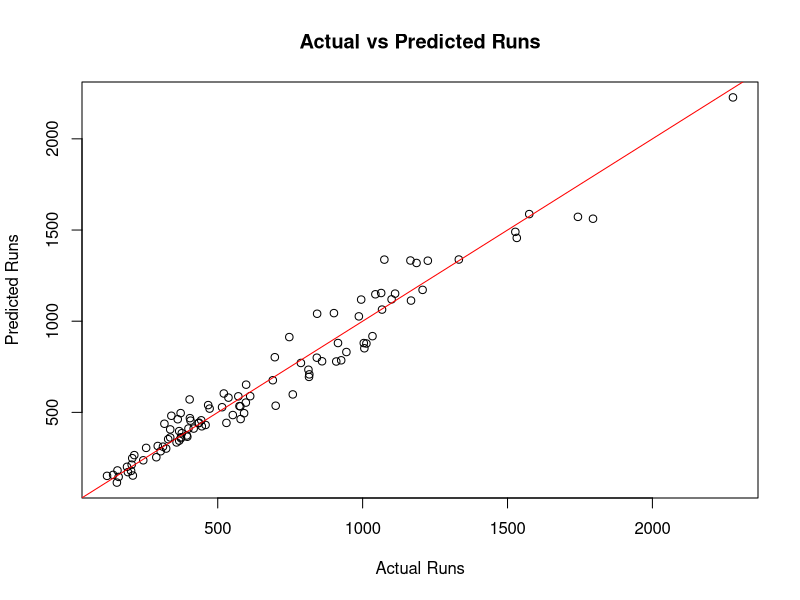
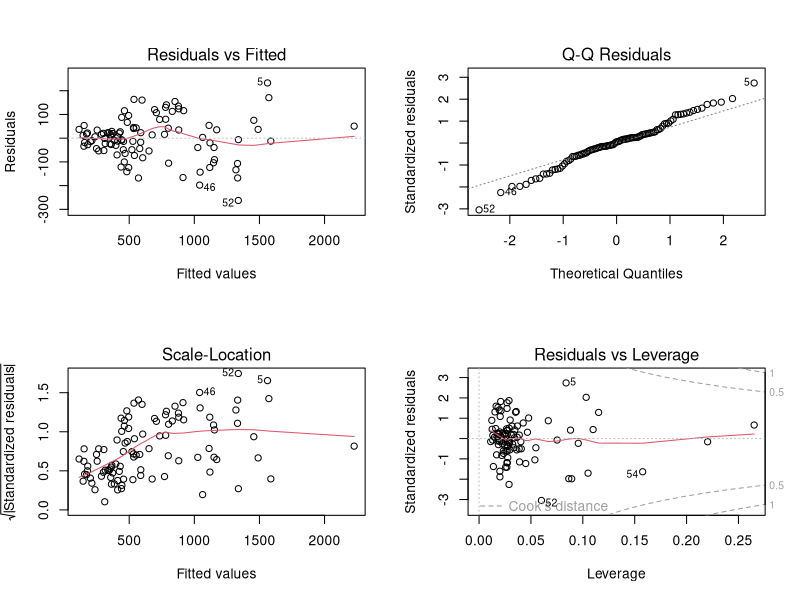
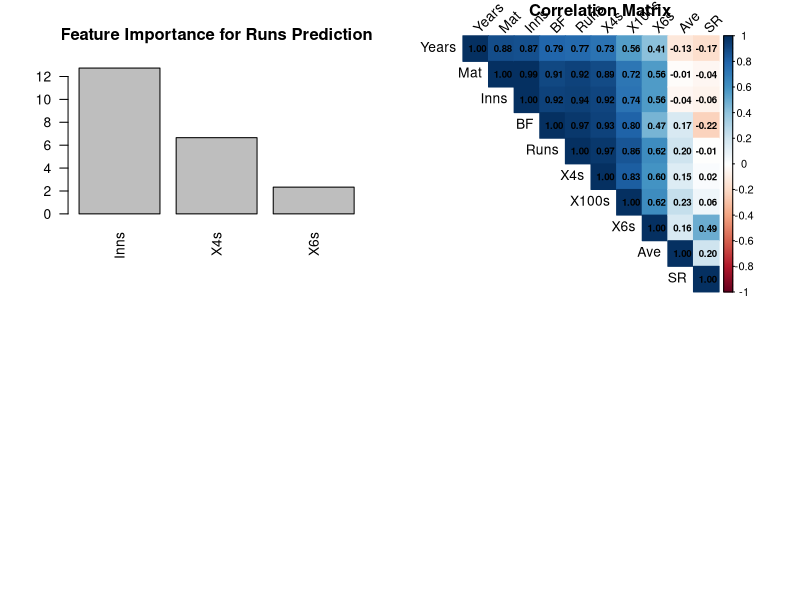

Recreate these plots in R, in order.
# Import required libraries
library(tidyverse)
library(caret)
library(stats)
library(corrplot)

# Read the data
cricket_data <- read.csv("BattingHundredsCareer.csv")

# Data preprocessing
# Remove '+' from X4s and X6s columns and convert to numeric
cricket_data$X4s <- as.numeric(gsub("\\+", "", cricket_data$X4s))
cricket_data$X6s <- as.numeric(gsub("\\+", "", cricket_data$X6s))

# Convert Span to number of years
cricket_data$Years <- sapply(strsplit(cricket_data$Span, "-"), function(x) {
  as.numeric(x[2]) - as.numeric(x[1]) + 1
})

# Create multiple linear regression models

# Model 1: Predicting Runs based on Innings, X4s, X6s
model1 <- lm(Runs ~ Inns + X4s + X6s, data = cricket_data)

# Model 2: Predicting Average based on Strike Rate, X4s, X6s
model2 <- lm(Ave ~ SR + X4s + X6s, data = cricket_data)

# Print model summaries
summary(model1)
summary(model2)

# Create visualizations
# Scatter plot for actual vs predicted runs
predicted_runs <- predict(model1)
plot(cricket_data$Runs, predicted_runs,
     main = "Actual vs Predicted Runs",
     xlab = "Actual Runs",
     ylab = "Predicted Runs")
abline(0, 1, col = "red")

# Diagnostic plots for model1
par(mfrow = c(2,2))
plot(model1)

# Feature importance
importance1 <- abs(coef(model1))[-1]  # Remove intercept
barplot(importance1, 
        main = "Feature Importance for Runs Prediction",
        names.arg = names(importance1),
        las = 2)

# Correlation matrix for numeric variables
numeric_vars <- cricket_data %>% 
  select_if(is.numeric)

# Create correlation matrix
correlation_matrix <- cor(numeric_vars, use = "complete.obs")

# Create correlation plot
corrplot(correlation_matrix, 
         method = "color",
         type = "upper",
         order = "hclust",
         tl.col = "black",
         tl.srt = 45,
         addCoef.col = "black",
         number.cex = 0.7,
         main = "\nCorrelation Matrix")

# Print correlation matrix with rounded values
print(round(correlation_matrix, 2))

# Cross-validation
set.seed(123)
train_control <- trainControl(method = "cv", number = 5)
cv_model <- train(Runs ~ Inns + X4s + X6s,
                  data = cricket_data,
                  method = "lm",
                  trControl = train_control)
print(cv_model)

# Predictions with confidence intervals
new_data <- data.frame(
  Inns = c(20, 25, 30),
  X4s = c(100, 120, 140),
  X6s = c(20, 25, 30)
)

predictions <- predict(model1, newdata = new_data, interval = "confidence")
print(predictions)

# Calculate R-squared and RMSE
r2 <- summary(model1)$r.squared
rmse <- sqrt(mean((cricket_data$Runs - predicted_runs)^2))
cat("R-squared:", r2, "\n")
cat("RMSE:", rmse, "\n")